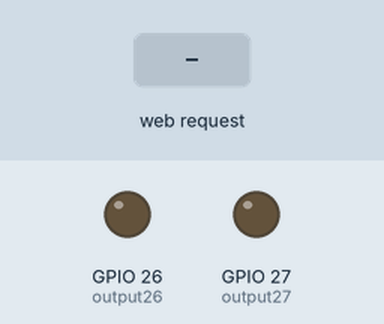
This sketch was run on a simulated ESP32. Parts: output pins drawn as LEDs (lit = HIGH). Inputs (shaded band) come from the test bench. WiFi joins after 1.5 s; servers stay silent unless stated; what the sketch prints to the serial monitor is not drawn.

Above: at 2.7 s.
2.8 s: HTTP request GET /26/on received
At 3.2 s:
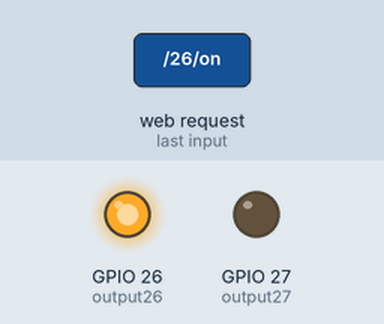
4.3 s: HTTP request GET /27/on received
At 5.5 s:
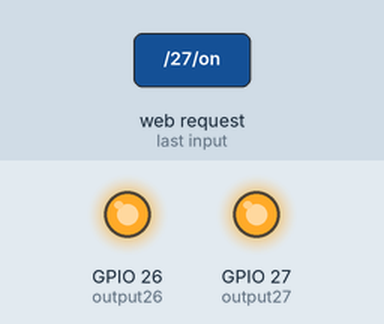
5.8 s: HTTP request GET /26/off received
At 6.7 s:
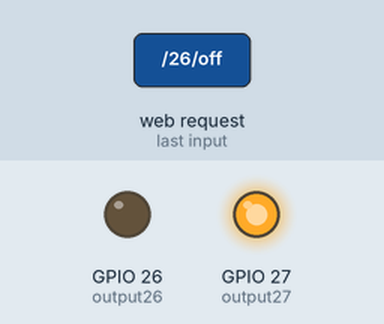
7.3 s: HTTP request GET /27/off received
At 7.8 s:
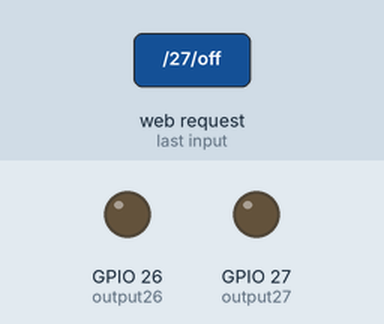
Timing chart, 0 to 9.8 s (numbered marks = the images above; inputs shaded):
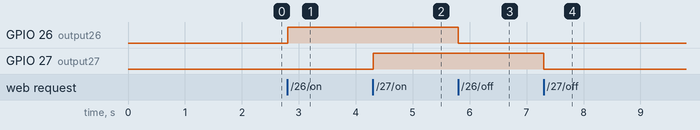

Measured:
- after the input at 2.8 s, GPIO 26 (output26): LOW → HIGH at once
- after the input at 4.3 s, GPIO 27 (output27): LOW → HIGH at once
- after the input at 5.8 s, GPIO 26 (output26): HIGH → LOW at once
- after the input at 7.3 s, GPIO 27 (output27): HIGH → LOW at once

The sketch:

IPset.ino
```cpp
/*********
  Rui Santos
  Complete project details at https://randomnerdtutorials.com
*********/

// Load Wi-Fi library
#include <WiFi.h>

// Replace with your network credentials
const char* ssid     = "REPLACE_WITH_YOUR_SSID";
const char* password = "REPLACE_WITH_YOUR_PASSWORD";

// Set web server port number to 80
WiFiServer server(80);

// Variable to store the HTTP request
String header;

// Auxiliar variables to store the current output state
String output26State = "off";
String output27State = "off";

// Assign output variables to GPIO pins
const int output26 = 26;
const int output27 = 27;

// Set your Static IP address
IPAddress local_IP(192, 168, 1, 184);
// Set your Gateway IP address
IPAddress gateway(192, 168, 1, 1);

IPAddress subnet(255, 255, 0, 0);
IPAddress primaryDNS(8, 8, 8, 8);   //optional
IPAddress secondaryDNS(8, 8, 4, 4); //optional

void setup() {
  Serial.begin(115200);
  // Initialize the output variables as outputs
  pinMode(output26, OUTPUT);
  pinMode(output27, OUTPUT);
  // Set outputs to LOW
  digitalWrite(output26, LOW);
  digitalWrite(output27, LOW);

  // Configures static IP address
  if (!WiFi.config(local_IP, gateway, subnet, primaryDNS, secondaryDNS)) {
    Serial.println("STA Failed to configure");
  }

  // Connect to Wi-Fi network with SSID and password
  Serial.print("Connecting to ");
  Serial.println(ssid);
  WiFi.begin(ssid, password);
  while (WiFi.status() != WL_CONNECTED) {
    delay(500);
    Serial.print(".");
  }
  // Print local IP address and start web server
  Serial.println("");
  Serial.println("WiFi connected.");
  Serial.println("IP address: ");
  Serial.println(WiFi.localIP());
  server.begin();
}

void loop(){
  WiFiClient client = server.available();   // Listen for incoming clients

  if (client) {                             // If a new client connects,
    Serial.println("New Client.");          // print a message out in the serial port
    String currentLine = "";                // make a String to hold incoming data from the client
    while (client.connected()) {            // loop while the client's connected
      if (client.available()) {             // if there's bytes to read from the client,
        char c = client.read();             // read a byte, then
        Serial.write(c);                    // print it out the serial monitor
        header += c;
        if (c == '\n') {                    // if the byte is a newline character
          // if the current line is blank, you got two newline characters in a row.
          // that's the end of the client HTTP request, so send a response:
          if (currentLine.length() == 0) {
            // HTTP headers always start with a response code (e.g. HTTP/1.1 200 OK)
            // and a content-type so the client knows what's coming, then a blank line:
            client.println("HTTP/1.1 200 OK");
            client.println("Content-type:text/html");
            client.println("Connection: close");
            client.println();

            // turns the GPIOs on and off
            if (header.indexOf("GET /26/on") >= 0) {
              Serial.println("GPIO 26 on");
              output26State = "on";
              digitalWrite(output26, HIGH);
            } else if (header.indexOf("GET /26/off") >= 0) {
              Serial.println("GPIO 26 off");
              output26State = "off";
              digitalWrite(output26, LOW);
            } else if (header.indexOf("GET /27/on") >= 0) {
              Serial.println("GPIO 27 on");
              output27State = "on";
              digitalWrite(output27, HIGH);
            } else if (header.indexOf("GET /27/off") >= 0) {
              Serial.println("GPIO 27 off");
              output27State = "off";
              digitalWrite(output27, LOW);
            }

            // Display the HTML web page
            client.println("<!DOCTYPE html><html>");
            client.println("<head><meta name=\"viewport\" content=\"width=device-width, initial-scale=1\">");
            client.println("<link rel=\"icon\" href=\"data:,\">");
            // CSS to style the on/off buttons
            // Feel free to change the background-color and font-size attributes to fit your preferences
            client.println("<style>html { font-family: Helvetica; display: inline-block; margin: 0px auto; text-align: center;}");
            client.println(".button { background-color: #4CAF50; border: none; color: white; padding: 16px 40px;");
            client.println("text-decoration: none; font-size: 30px; margin: 2px; cursor: pointer;}");
            client.println(".button2 {background-color: #555555;}</style></head>");

            // Web Page Heading
            client.println("<body><h1>ESP32 Web Server</h1>");

            // Display current state, and ON/OFF buttons for GPIO 26
            client.println("<p>GPIO 26 - State " + output26State + "</p>");
            // If the output26State is off, it displays the ON button
            if (output26State=="off") {
              client.println("<p><a href=\"/26/on\"><button class=\"button\">ON</button></a></p>");
            } else {
              client.println("<p><a href=\"/26/off\"><button class=\"button button2\">OFF</button></a></p>");
            }

            // Display current state, and ON/OFF buttons for GPIO 27
            client.println("<p>GPIO 27 - State " + output27State + "</p>");
            // If the output27State is off, it displays the ON button
            if (output27State=="off") {
              client.println("<p><a href=\"/27/on\"><button class=\"button\">ON</button></a></p>");
            } else {
              client.println("<p><a href=\"/27/off\"><button class=\"button button2\">OFF</button></a></p>");
            }
            client.println("</body></html>");

            // The HTTP response ends with another blank line
            client.println();
            // Break out of the while loop
            break;
          } else { // if you got a newline, then clear currentLine
            currentLine = "";
          }
        } else if (c != '\r') {  // if you got anything else but a carriage return character,
          currentLine += c;      // add it to the end of the currentLine
        }
      }
    }
    // Clear the header variable
    header = "";
    // Close the connection
    client.stop();
    Serial.println("Client disconnected.");
    Serial.println("");
  }
}
```
